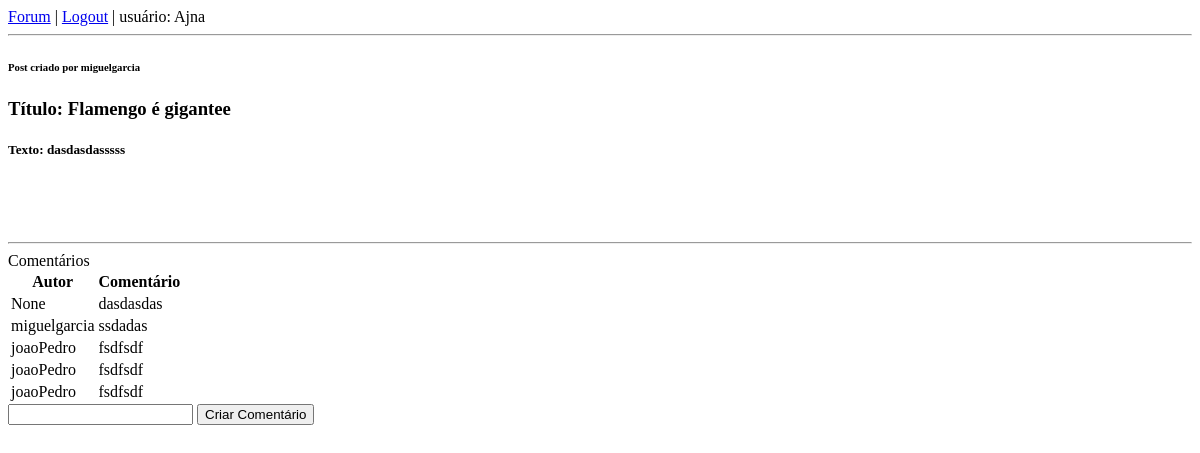
The page /forum/publicacao/2/ (signed in) on the database its author committed.
### forum/models.py (models this page shows, shortened)
class Publicacao(models.Model):
    id = models.AutoField(primary_key=True)
    titulo = models.CharField(
    max_length=100, help_text='Entre com o título:')
    texto = models.CharField(
    max_length=10000, help_text='Digite o texto da publicação:')
    autor = models.ForeignKey(User, on_delete=models.CASCADE,default=None, null=True)
    data_publicacao = models.DateTimeField(auto_now_add=True, blank=True, null=True)

class Comentario(models.Model):
    id = models.AutoField(primary_key=True)
    texto = models.CharField(
    max_length=100, help_text='Digite o comentário:')
    idPublicacao  = models.ForeignKey(Publicacao,on_delete=models.CASCADE)
    autor = models.ForeignKey(User, on_delete=models.CASCADE,default=None, null=True)
    data_publicacao = models.DateTimeField(auto_now_add=True, blank=True, null=True)

### forum/views.py (the view, shortened to what this page needs)
# urls.py: path('publicacao/<int:pk>/', views.PublicacaoView.as_view(),
@method_decorator(login_required, name='dispatch')
class PublicacaoView(View):
    def get(self, request, pk, *args, **kwargs):
        publicacao = Publicacao.objects.get(pk=pk)
        comentarios = Comentario.objects.filter(idPublicacao=pk)
        user = request.user
        contexto = { 'publicacao': publicacao, 'comentarios':comentarios, 'user':user}
        return render(
                request,
                'visualizaPublicacao.html',
                contexto)

### forum/templates/visualizaPublicacao.html (shortened to what this page needs)
{% load static %}
<!DOCTYPE html>
<html>
<head>
<link rel="stylesheet" href="{% static 'forum/css/estilo.css' %}">
</head>
<body>
    {% include 'links.html' %}
    <h6>Post criado por {{publicacao.autor}}</h6>
    <h3> Título: {{publicacao.titulo}}</h3>
    <h5> Texto: {{publicacao.texto}}</h5>
    <br><br><br>
    <hr>
    <a>Comentários</a>
    <table>
     <tr><th>Autor</th><th>Comentário</th><th></th></tr>
     {% if comentarios %}
        {% for comentario in comentarios %}
            <tr>
            <td>{{ comentario.autor }}</td>
            <td>{{ comentario.texto }}</td>
            {% if comentario.autor.username == user.username %}
            <td>
                <a href="{% url 'forum:apaga-comentario' pk=comentario.id %}">Excluir</a>
            </td>
            {% else %}
            <td> </td>
            {% endif %}
        </tr>
    {% empty %}
    <tr><th colspan="5">Ninguém comentou ainda.</th></tr>
    {% endfor %}
    {% else %}
    <tr><th colspan="5">Ninguém comentou ainda.</th></tr>
    {% endif %}
    </table>
    <form>
        <input type="text" name = "comentario_nome">
        <button  method="submit" formmethod="post">
            Criar Comentário
        </button>
    </form>
</body>
</html>

### forum/templates/links.html
{% load static %}
    <a href="{% url 'forum:lista-publicacoes' %}">
    Forum</a> |
    {% if user.username  %}
    <a href="{% url 'sec-logout' %}">
        Logout</a>
    {% else %}
    <a href="{% url 'sec-login' %}">
        Login</a>
    {% endif %}
    <a>
        |  usuário: {% firstof user.username "visitante" %}
    </a>
    <hr>

### rows shown on the page
Publicacao: autor "miguelgarcia", titulo "Flamengo é gigantee", texto "dasdasdasssss"
Comentario: autor "None", texto "dasdasdas"
Comentario: autor "miguelgarcia", texto "ssdadas"
Comentario: autor "joaoPedro", texto "fsdfsdf"
Comentario: autor "joaoPedro", texto "fsdfsdf"
Comentario: autor "joaoPedro", texto "fsdfsdf"
